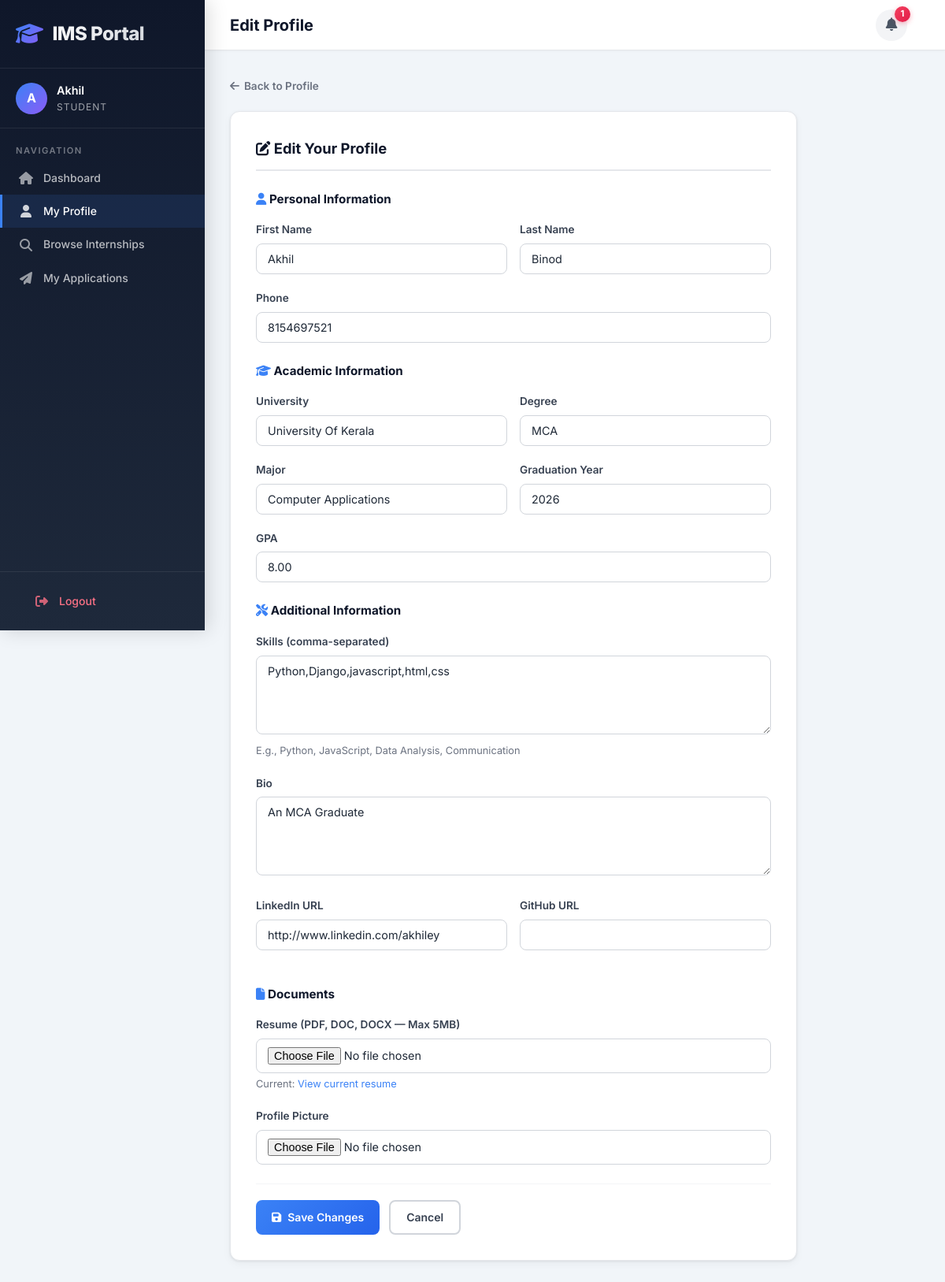
/students/profile/edit/ (signed in), run on the app's committed database.
### accounts/models.py (models this page shows, shortened)
class User(AbstractUser):
    ROLE_CHOICES = (
        ('admin', 'Admin'),
        ('student', 'Student'),
        ('company', 'Company'),
    )
    email = models.EmailField(unique=True)
    role = models.CharField(max_length=10, choices=ROLE_CHOICES)
    objects = CustomUserManager()
    REQUIRED_FIELDS = ['email']
    @property
    def is_admin(self):
        return self.role == 'admin'
    @property
    def is_student(self):
        return self.role == 'student'

### students/models.py (models this page shows, shortened)
class StudentProfile(models.Model):
    user = models.OneToOneField(settings.AUTH_USER_MODEL, on_delete=models.CASCADE, related_name='student_profile')
    first_name = models.CharField(max_length=100, blank=True)
    last_name = models.CharField(max_length=100, blank=True)
    phone = models.CharField(max_length=20, blank=True)
    university = models.CharField(max_length=200, blank=True)
    degree = models.CharField(max_length=100, blank=True)
    major = models.CharField(max_length=100, blank=True)
    graduation_year = models.IntegerField(null=True, blank=True)
    gpa = models.DecimalField(max_digits=4, decimal_places=2, null=True, blank=True)
    skills = models.TextField(blank=True, help_text='Comma-separated skills')
    bio = models.TextField(blank=True)
    resume = models.FileField(
        upload_to=resume_upload_path,
        blank=True,
        null=True,
        validators=[FileExtensionValidator(allowed_extensions=['pdf', 'doc', 'docx'])]
    )
    profile_picture = models.ImageField(upload_to='profile_pics/students/', blank=True, null=True)
    linkedin_url = models.URLField(blank=True)
    github_url = models.URLField(blank=True)
    created_at = models.DateTimeField(auto_now_add=True)
    updated_at = models.DateTimeField(auto_now=True)
    class Meta:
        ordering = ['-created_at']

### students/views.py (the view)
# urls.py: path('profile/edit/', views.edit_profile, name='edit_profile'),
@login_required
@student_required
def edit_profile(request):
    profile = request.user.student_profile
    if request.method == 'POST':
        form = StudentProfileForm(request.POST, request.FILES, instance=profile)
        if form.is_valid():
            form.save()
            messages.success(request, 'Profile updated successfully!')
            return redirect('students:profile')
    else:
        form = StudentProfileForm(instance=profile)
    return render(request, 'students/edit_profile.html', {'form': form, 'profile': profile})

### students/forms.py (shortened to what this page needs)
class StudentProfileForm(forms.ModelForm):
    class Meta:
        model = StudentProfile
        fields = ['first_name', 'last_name', 'phone', 'university', 'degree', 'major', 'graduation_year', 'gpa', 'skills', 'bio', 'resume', 'profile_picture', 'linkedin_url', 'github_url']
        widgets = {
            'skills': forms.Textarea(attrs={'rows': 3}),
            'bio': forms.Textarea(attrs={'rows': 3}),
            'resume': forms.FileInput(),
            'profile_picture': forms.FileInput(),
            'graduation_year': forms.NumberInput(),
            'gpa': forms.NumberInput(),
        }
    def __init__(self, *args, **kwargs):
        super().__init__(*args, **kwargs)
        for field in self.fields.values():
            field.widget.attrs.update({'class': 'form-control'})

### students/context_processors.py (called while the page is built)
def unread_notifications_count(request):
    if request.user.is_authenticated and request.user.is_student:
        count = request.user.notifications.filter(is_read=False).count()
        return {'unread_notifications_count': count}
    return {'unread_notifications_count': 0}

### templates/students/edit_profile.html (shortened to what this page needs)
{% extends 'base.html' %}
{% block page_title %}Edit Profile{% endblock %}
{% block content %}
<a href="{% url 'students:profile' %}" class="back-link"><i class="fas fa-arrow-left"></i> Back to Profile</a>
<div class="form-card">
    <h2><i class="fas fa-edit"></i> Edit Your Profile</h2>
    <form method="POST" enctype="multipart/form-data" novalidate>
        <h3 style="font-size: 0.95rem; font-weight: 700; color: var(--navy); margin-bottom: 16px; margin-top: 8px;"><i class="fas fa-user" style="color: var(--blue);"></i> Personal Information</h3>
        <div class="form-row">
            <div class="form-group">
                <label for="id_first_name">First Name</label>
                {{ form.first_name }}
            </div>
            <div class="form-group">
                <label for="id_last_name">Last Name</label>
                {{ form.last_name }}
            </div>
        </div>
        <div class="form-group">
            <label for="id_phone">Phone</label>
            {{ form.phone }}
        </div>
        <h3 style="font-size: 0.95rem; font-weight: 700; color: var(--navy); margin: 24px 0 16px;"><i class="fas fa-graduation-cap" style="color: var(--blue);"></i> Academic Information</h3>
        <div class="form-row">
            <div class="form-group">
                <label for="id_university">University</label>
                {{ form.university }}
            </div>
            <div class="form-group">
                <label for="id_degree">Degree</label>
                {{ form.degree }}
            </div>
        </div>
        <div class="form-row">
            <div class="form-group">
                <label for="id_major">Major</label>
                {{ form.major }}
            </div>
            <div class="form-group">
                <label for="id_graduation_year">Graduation Year</label>
                {{ form.graduation_year }}
            </div>
        </div>
        <div class="form-group">
            <label for="id_gpa">GPA</label>
            {{ form.gpa }}
        </div>
        <h3 style="font-size: 0.95rem; font-weight: 700; color: var(--navy); margin: 24px 0 16px;"><i class="fas fa-tools" style="color: var(--blue);"></i> Additional Information</h3>
        <div class="form-group">
            <label for="id_skills">Skills (comma-separated)</label>
            {{ form.skills }}
            <div class="form-text">E.g., Python, JavaScript, Data Analysis, Communication</div>
        </div>
        <div class="form-group">
            <label for="id_bio">Bio</label>
            {{ form.bio }}
        </div>
        <div class="form-row">
            <div class="form-group">
                <label for="id_linkedin_url">LinkedIn URL</label>
                {{ form.linkedin_url }}
            </div>
            <div class="form-group">
                <label for="id_github_url">GitHub URL</label>
                {{ form.github_url }}
            </div>
        </div>
        <h3 style="font-size: 0.95rem; font-weight: 700; color: var(--navy); margin: 24px 0 16px;"><i class="fas fa-file" style="color: var(--blue);"></i> Documents</h3>
        <div class="form-group">
            <label for="id_resume">Resume (PDF, DOC, DOCX — Max 5MB)</label>
            {{ form.resume }}
            {% if profile.resume %}
            <div class="form-text">Current: <a href="{{ profile.resume.url }}" target="_blank">View current resume</a></div>
            {% endif %}
        </div>
        <div class="form-group">
            <label for="id_profile_picture">Profile Picture</label>
            {{ form.profile_picture }}
        </div>
        <div class="form-actions">
            <button type="submit" class="btn btn-primary"><i class="fas fa-save"></i> Save Changes</button>
            <a href="{% url 'students:profile' %}" class="btn btn-outline">Cancel</a>
        </div>
    </form>
</div>
{% endblock %}

### templates/base.html (shortened to what this page needs)
{% load static %}
<!DOCTYPE html>
<html lang="en">
<head>
    <link rel="stylesheet" href="https://cdnjs.cloudflare.com/ajax/libs/font-awesome/6.5.1/css/all.min.css">
    <link rel="stylesheet" href="{% static 'css/style.css' %}">
</head>
<body>
    {% if user.is_authenticated %}
    <div class="app-layout">
        <aside class="sidebar">
            <div class="sidebar-header">
                <div class="sidebar-logo">
                    <i class="fas fa-graduation-cap"></i>
                    <span>IMS Portal</span>
                </div>
            </div>
            <div class="sidebar-user">
                <div class="sidebar-user-info">
                    <div class="sidebar-user-avatar">{{ user.username|make_list|first|upper }}</div>
                    <div class="sidebar-user-details">
                        <div class="sidebar-username">{{ user.username }}</div>
                        <div class="sidebar-role">{{ user.get_role_display }}</div>
                    </div>
                </div>
            </div>
            <nav class="sidebar-nav">
                <div class="sidebar-nav-section">Navigation</div>
                {% if user.is_admin %}
                <a href="{% url 'dashboard:admin_dashboard' %}" class="sidebar-link"><i class="fas fa-chart-pie"></i> Dashboard</a>
                <a href="{% url 'dashboard:manage_students' %}" class="sidebar-link"><i class="fas fa-user-graduate"></i> Students</a>
                <a href="{% url 'dashboard:manage_companies' %}" class="sidebar-link"><i class="fas fa-building"></i> Companies</a>
                <a href="{% url 'dashboard:manage_internships' %}" class="sidebar-link"><i class="fas fa-briefcase"></i> Internships</a>
                <a href="{% url 'dashboard:manage_applications' %}" class="sidebar-link"><i class="fas fa-file-alt"></i> Applications</a>
                <a href="{% url 'dashboard:reports' %}" class="sidebar-link"><i class="fas fa-chart-bar"></i> Reports</a>
                {% elif user.is_student %}
                <a href="{% url 'students:dashboard' %}" class="sidebar-link"><i class="fas fa-home"></i> Dashboard</a>
                <a href="{% url 'students:profile' %}" class="sidebar-link"><i class="fas fa-user"></i> My Profile</a>
                <a href="{% url 'students:browse_internships' %}" class="sidebar-link"><i class="fas fa-search"></i> Browse Internships</a>
                <a href="{% url 'students:my_applications' %}" class="sidebar-link"><i class="fas fa-paper-plane"></i> My Applications</a>
                {% endif %}
            </nav>
            <div class="sidebar-footer">
                <a href="{% url 'accounts:logout' %}" class="sidebar-link logout-link"><i class="fas fa-sign-out-alt"></i> Logout</a>
            </div>
        </aside>
        <div class="main-content">
            <header class="topbar">
                <h1 class="topbar-title">{% block page_title %}Dashboard{% endblock %}</h1>
                <div style="display:flex; align-items:center; gap:16px;">
                    {% if user.is_student %}
                    <a href="{% url 'students:notifications' %}" class="notification-bell" title="Notifications">
                        <i class="fas fa-bell"></i>
                        {% if unread_notifications_count %}
                        <span class="notification-badge">{{ unread_notifications_count }}</span>
                        {% endif %}
                    </a>
                    {% endif %}
                </div>
            </header>
            <main class="content-area">
    {% endif %}
    {% block content %}{% endblock %}
    </main>
    {% if user.is_authenticated %}
        </div>
    </div>
    {% endif %}
</body>
</html>

### data on the page
User: username|make_list "A", username "Akhil", role "STUDENT"
StudentProfile: first_name "Akhil", last_name "Binod", phone "8154697521", university "University Of Kerala", degree "MCA", major "Computer Applications", graduation_year "2026", gpa "8.00", skills "Python,Django,javascript,html,css", bio "An MCA Graduate", linkedin_url "http://www.linkedin.com/akhiley"

### other printed values
{{ unread_notifications_count }} "1"
